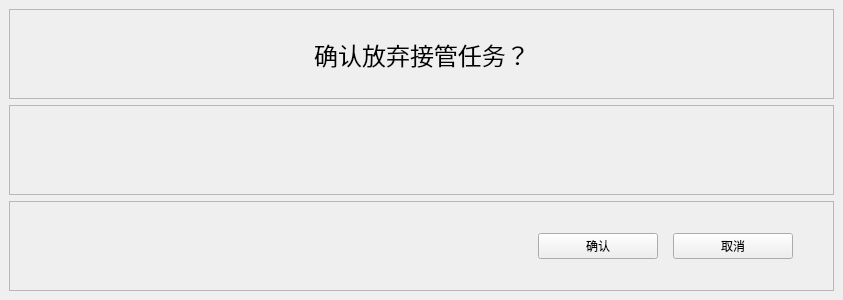
<?xml version="1.0" encoding="UTF-8"?>
<ui version="4.0">
 <class>GiveUpTakeOverWgt</class>
 <widget class="QWidget" name="GiveUpTakeOverWgt">
  <property name="geometry">
   <rect>
    <x>0</x>
    <y>0</y>
    <width>843</width>
    <height>300</height>
   </rect>
  </property>
  <property name="sizePolicy">
   <sizepolicy hsizetype="Fixed" vsizetype="Fixed">
    <horstretch>0</horstretch>
    <verstretch>0</verstretch>
   </sizepolicy>
  </property>
  <property name="windowTitle">
   <string>Form</string>
  </property>
  <layout class="QGridLayout" name="gridLayout">
   <property name="leftMargin">
    <number>0</number>
   </property>
   <property name="topMargin">
    <number>0</number>
   </property>
   <property name="rightMargin">
    <number>0</number>
   </property>
   <property name="bottomMargin">
    <number>0</number>
   </property>
   <property name="spacing">
    <number>0</number>
   </property>
   <item row="0" column="0">
    <widget class="baseForm" name="widget" native="true">
     <layout class="QVBoxLayout" name="verticalLayout">
      <item>
       <widget class="QFrame" name="frame_title">
        <property name="frameShape">
         <enum>QFrame::StyledPanel</enum>
        </property>
        <property name="frameShadow">
         <enum>QFrame::Raised</enum>
        </property>
        <layout class="QGridLayout" name="gridLayout_2">
         <property name="leftMargin">
          <number>0</number>
         </property>
         <property name="topMargin">
          <number>0</number>
         </property>
         <property name="rightMargin">
          <number>0</number>
         </property>
         <property name="bottomMargin">
          <number>0</number>
         </property>
         <property name="spacing">
          <number>0</number>
         </property>
         <item row="0" column="0">
          <layout class="QHBoxLayout" name="horizontalLayout">
           <item>
            <spacer name="horizontalSpacer">
             <property name="orientation">
              <enum>Qt::Horizontal</enum>
             </property>
             <property name="sizeHint" stdset="0">
              <size>
               <width>40</width>
               <height>20</height>
              </size>
             </property>
            </spacer>
           </item>
           <item>
            <widget class="QLabel" name="label_title">
             <property name="font">
              <font>
               <pointsize>18</pointsize>
              </font>
             </property>
             <property name="text">
              <string>确认放弃接管任务？</string>
             </property>
             <property name="alignment">
              <set>Qt::AlignCenter</set>
             </property>
            </widget>
           </item>
           <item>
            <spacer name="horizontalSpacer_2">
             <property name="orientation">
              <enum>Qt::Horizontal</enum>
             </property>
             <property name="sizeHint" stdset="0">
              <size>
               <width>40</width>
               <height>20</height>
              </size>
             </property>
            </spacer>
           </item>
          </layout>
         </item>
        </layout>
       </widget>
      </item>
      <item>
       <widget class="QFrame" name="frame_text">
        <property name="frameShape">
         <enum>QFrame::StyledPanel</enum>
        </property>
        <property name="frameShadow">
         <enum>QFrame::Raised</enum>
        </property>
        <layout class="QGridLayout" name="gridLayout_3">
         <property name="leftMargin">
          <number>0</number>
         </property>
         <property name="topMargin">
          <number>0</number>
         </property>
         <property name="rightMargin">
          <number>0</number>
         </property>
         <property name="bottomMargin">
          <number>0</number>
         </property>
         <property name="spacing">
          <number>0</number>
         </property>
         <item row="0" column="0">
          <layout class="QHBoxLayout" name="horizontalLayout_2">
           <item>
            <spacer name="horizontalSpacer_3">
             <property name="orientation">
              <enum>Qt::Horizontal</enum>
             </property>
             <property name="sizeHint" stdset="0">
              <size>
               <width>40</width>
               <height>20</height>
              </size>
             </property>
            </spacer>
           </item>
           <item>
            <widget class="QLabel" name="label_task">
             <property name="font">
              <font>
               <pointsize>13</pointsize>
              </font>
             </property>
             <property name="text">
              <string/>
             </property>
            </widget>
           </item>
           <item>
            <spacer name="horizontalSpacer_4">
             <property name="orientation">
              <enum>Qt::Horizontal</enum>
             </property>
             <property name="sizeHint" stdset="0">
              <size>
               <width>40</width>
               <height>20</height>
              </size>
             </property>
            </spacer>
           </item>
          </layout>
         </item>
        </layout>
       </widget>
      </item>
      <item>
       <widget class="QFrame" name="frame_btn">
        <property name="frameShape">
         <enum>QFrame::StyledPanel</enum>
        </property>
        <property name="frameShadow">
         <enum>QFrame::Raised</enum>
        </property>
        <layout class="QGridLayout" name="gridLayout_5">
         <property name="leftMargin">
          <number>0</number>
         </property>
         <property name="topMargin">
          <number>0</number>
         </property>
         <property name="rightMargin">
          <number>0</number>
         </property>
         <property name="bottomMargin">
          <number>0</number>
         </property>
         <property name="spacing">
          <number>0</number>
         </property>
         <item row="0" column="0">
          <layout class="QHBoxLayout" name="horizontalLayout_3">
           <property name="spacing">
            <number>15</number>
           </property>
           <item>
            <spacer name="horizontalSpacer_5">
             <property name="orientation">
              <enum>Qt::Horizontal</enum>
             </property>
             <property name="sizeHint" stdset="0">
              <size>
               <width>40</width>
               <height>20</height>
              </size>
             </property>
            </spacer>
           </item>
           <item>
            <widget class="QPushButton" name="pushButton_ok">
             <property name="minimumSize">
              <size>
               <width>120</width>
               <height>0</height>
              </size>
             </property>
             <property name="text">
              <string>确认</string>
             </property>
            </widget>
           </item>
           <item>
            <widget class="QPushButton" name="pushButton_cancel">
             <property name="minimumSize">
              <size>
               <width>120</width>
               <height>0</height>
              </size>
             </property>
             <property name="text">
              <string>取消</string>
             </property>
            </widget>
           </item>
           <item>
            <spacer name="horizontalSpacer_6">
             <property name="orientation">
              <enum>Qt::Horizontal</enum>
             </property>
             <property name="sizeType">
              <enum>QSizePolicy::Fixed</enum>
             </property>
             <property name="sizeHint" stdset="0">
              <size>
               <width>40</width>
               <height>20</height>
              </size>
             </property>
            </spacer>
           </item>
          </layout>
         </item>
        </layout>
       </widget>
      </item>
     </layout>
    </widget>
   </item>
  </layout>
 </widget>
 <customwidgets>
  <customwidget>
   <class>baseForm</class>
   <extends>QWidget</extends>
   <header>Component/baseForm.h</header>
   <container>1</container>
  </customwidget>
 </customwidgets>
 <resources/>
 <connections/>
</ui>
